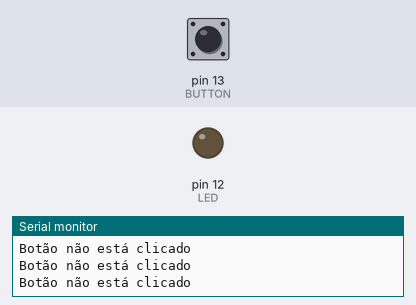
Bench run of a sketch on a simulated Arduino Uno, built with avr-gcc and run on an emulated ATmega328P. Shown: output pins drawn as LEDs (lit = HIGH), the last lines printed to the serial monitor. Inputs (shaded band) come from the test bench; at power-on: pin 13 (BUTTON) HIGH.

Above: at 1.2 s.
1.3 s: pin 13 (BUTTON) pulled LOW for 0.15 s
At 1.4 s:
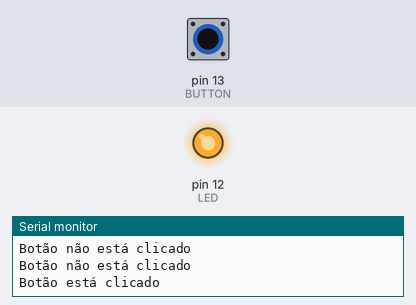
3.0 s: pin 13 (BUTTON) pulled LOW for 3.2 s
At 6.9 s:
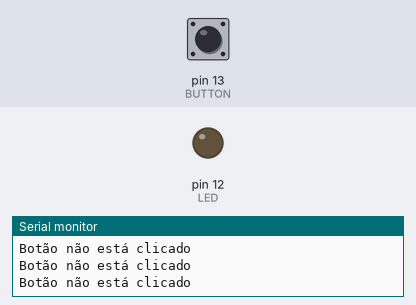
Timing chart, 0 to 8.4 s (numbered marks = the images above; inputs shaded):
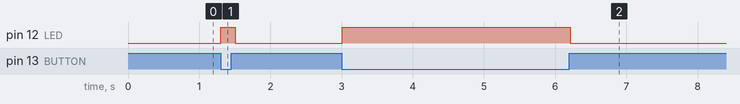

Measured:
- after the input at 1.3 s, pin 12 (LED): LOW → HIGH at once, → LOW 0.20 s later
- after the input at 3.0 s, pin 12 (LED): LOW → HIGH at once, → LOW 3.2 s later

The sketch:

PushButton.ino
```cpp
#define BUTTON 13
#define LED 12

void setup() {
  Serial.begin(115200);
  pinMode(BUTTON, INPUT_PULLUP);
  pinMode(LED, OUTPUT);
}

void loop() {
  if(digitalRead(BUTTON) == LOW){
    Serial.println("Botão está clicado");
    digitalWrite(LED, HIGH);
  } else {
    Serial.println("Botão não está clicado");
    digitalWrite(LED, LOW);
  }
  delay(100);
}
```
